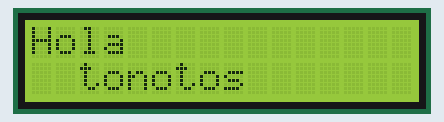
Bench run of a sketch on a simulated Arduino Uno, built with avr-gcc and run on an emulated ATmega328P. On the bench: 16×2 character LCD.

Above: at 0.1 s.
At 2.1 s:
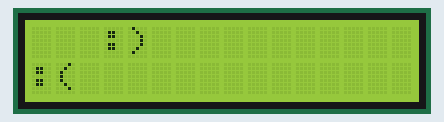

The sketch:

screen.ino
```cpp
#include <LiquidCrystal_I2C.h>

LiquidCrystal_I2C lcd(0x27, 16, 2); // I2C address 0x27, 16 column and 2 rows

void setup()
{
  lcd.init(); // initialize the lcd
  lcd.backlight();
}

void loop()
{
  lcd.clear();                 // clear display
  lcd.setCursor(0, 0);         // move cursor to   (0, 0)
  lcd.print("Hola");        // print message at (0, 0)
  lcd.setCursor(2, 1);         // move cursor to   (2, 1)
  lcd.print("tonotos"); // print message at (2, 1)
  delay(2000);                 // display the above for two seconds

  lcd.clear();                  // clear display
  lcd.setCursor(3, 0);          // move cursor to   (3, 0)
  lcd.print(":)");        // print message at (3, 0)
  lcd.setCursor(0, 1);          // move cursor to   (0, 1)
  lcd.print(":("); // print message at (0, 1)
  delay(2000);                  // display the above for two seconds
}
```

Measured:
- what the display in image 1 shows lasts 2.0 s, from 2.1 s to 4.1 s
